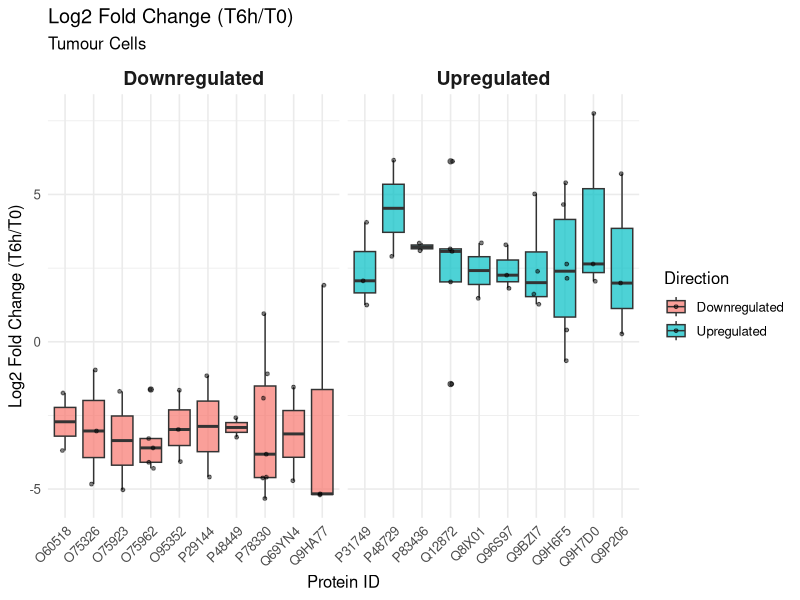

The R script that drew this image:
library(tidyverse)
library(ggplot2)
library(readxl)

# please note that I've taken the liberty to replace all NA values with blanks in Excel. This could have been handled in the code, had I had the patience.
data_tumour <- read_xlsx("proteomicsdata.xlsx", sheet="Tumor_Proteome_SISII_Log2Abunda")
data_tcell <- read_xlsx("proteomicsdata.xlsx", sheet="Tcell_Proteome_SISII_Log2Abund")
data_newsynth <- read_xlsx("proteomicsdata.xlsx", sheet="NewSynth_Proteome_SISII_Log2Abu")

head(data_tumour) # inspect the dataframe

# the following code graphs the plot for the tumour dataframe. Graphing all three at once can be done by wrapping all this in a for loop.
long_df <- data_tumour %>% # pivot to a longer dataframe to compare intensities per sample per time point
  pivot_longer(
    cols = !c(Protein.ID, Protein.name, Gene.name, SILAC.label), 
    names_to = "sample", 
    values_to = "log2_intensity"
  ) %>%
  separate(sample, into = c("cell_line", "timepoint", "replicate"), sep = "_", remove = FALSE) # separate sample names into categories

log2f_df <- long_df %>%    # take the intensities from each replicate
  group_by(across(all_of("Protein.ID")), cell_line, timepoint) %>%
  filter(timepoint %in% c("T0", "T6h")) %>%
  pivot_wider(
    id_cols = c(all_of("Protein.ID"), cell_line, replicate),
    names_from = timepoint,
    values_from = log2_intensity) %>% 
  mutate(log2f = T6h - T0) # from log laws, log(a)-log(b) = log(a/b)
  
head(log2f_df) # the table has 4 columns: Protein.ID, cell_line, T0, T6h

log2f_df <- log2f_df %>%  # filter the dataframe to only include proteins with at least 2 data points
  filter(!is.na(log2f)) %>%
  group_by(across(all_of("Protein.ID"))) %>%
  filter(n() >= 2) %>%
  ungroup()

high_fc <- log2f_df %>% # takes the average of all data points for any protein from any cell line
  group_by(across(all_of("Protein.ID"))) %>%
  summarize(mean_fc = mean(log2f, na.rm = TRUE), .groups = "drop") # average of log values is valid, gives log2 of the geometric mean

top_n <- 10  # choose how many top hits you want to show per plot

upregulated <- high_fc %>%   # get top_n proteins with the highest log2f  
  arrange(desc(mean_fc)) %>%
  slice_head(n = top_n) %>%
  pull(!!sym("Protein.ID"))

downregulated <- high_fc %>% # get top_n proteins with the lowest log2f
  arrange(mean_fc) %>%
  slice_head(n = top_n) %>%
  pull(!!sym("Protein.ID"))

up_data <- log2f_df %>% # retrieves data points from the main dataframe
  filter(!!sym("Protein.ID") %in% upregulated) %>%
  mutate(direction = "Upregulated")

down_data <- log2f_df %>%
  filter(!!sym("Protein.ID") %in% downregulated) %>%
  mutate(direction = "Downregulated")

# plotting the data
plot_data <- bind_rows(up_data, down_data)

ggplot(plot_data, aes(x = !!sym("Protein.ID"), y = log2f, fill = direction)) +
  #geom_violin(trim = FALSE, alpha = 0.7) + # tempting as it was, it's too ugly
  geom_boxplot(alpha = 0.7) +
  geom_jitter(width = 0.1, size = 1, alpha = 0.5) +
  facet_wrap(~direction, scales = "free_x") +
  theme_minimal(base_size = 12) +
  labs(
    title = "Log2 Fold Change (T6h/T0)",
    subtitle = "Tumour Cells",
    x = "Protein ID",
    y = "Log2 Fold Change (T6h/T0)",
    fill = "Direction"
  ) +
  theme(
    axis.text.x = element_text(angle = 45, hjust = 1), # rotate names to avoid overcrowding
    strip.text = element_text(size = 14, face = "bold")
  )
